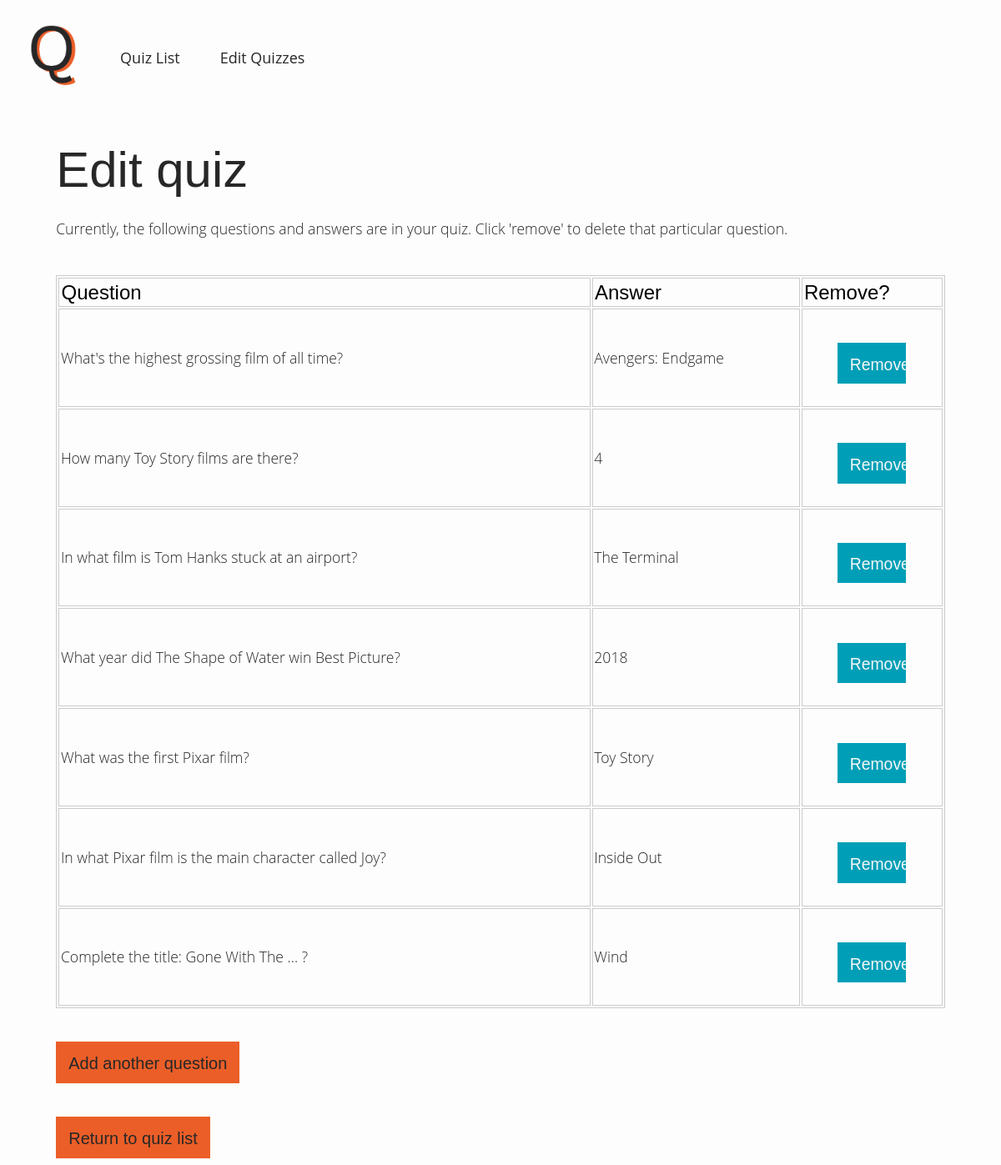
The page /edit/3 on the database its author committed.
### app/models.py (models this page shows, shortened)
class Question(db.Model):
    id = db.Column(db.Integer, primary_key=True)
    question = db.Column(db.String(120), index=True, unique=False)
    answer = db.Column(db.String(120), index=True, unique=False)
    quiz_id = db.Column(db.Integer, db.ForeignKey("quiz.id"))

### app/routes.py (the view, shortened to what this page needs)
@app.route("/edit/<quiz_id>", methods=["GET", "POST"])
def edit(quiz_id):
	questions = Question.query.filter(Question.quiz_id==quiz_id)
	return render_template("edit.html", questions=questions, quiz_id=quiz_id)

### app/templates/edit.html (shortened to what this page needs)
{% extends "base.html" %}
{% block body %}
	<div class="quiz">
		<h1>Edit quiz</h1>
		<p class="tagline">Currently, the following questions and answers are in your quiz. Click 'remove' to delete that particular question.</p>
		<table id="edit-question-table">
			<tr>
				<th>Question</th>
				<th>Answer</th>
				<th>Remove?</th>
			</tr>
			{% for question in questions %}
				<tr>
					<td>{{ question.question }}</td>
					<td>{{ question.answer }}</td>
					<td>
						<form method="POST" action="/delete">
							<div id="remove-question">
								<input type="submit" value="Remove">
							</div>
						</form>
					</td>
				</tr>
			{% endfor %}
		</table>
		<button><a href="/add/{{ quiz_id }}">Add another question</a></button><br>
		<button><a href="/show-quizzes">Return to quiz list</a></button><br>
	</div>
{% endblock %}

### app/static/css/main.css (style rules this page uses)
body { align-items: left; background-color: #FDFDFD; }
h1 { font-family: Work Sans, sans-serif; font-weight: 300; font-size: 3.75em; margin-bottom: 0.4em; color: #272727; }
p { font-family: Open Sans, sans-serif; margin-bottom: 0px; font-size: 1.1em; font-weight: 300; color: #272727; }
a { text-decoration: none; color: #272727; }
input { width: 100%; margin-bottom: 1.3em; }
input[type="submit"], textarea, button { background-color: #EB5E28; border: none; padding: 0.75em; height: 2.5em; margin-top: 2em; font-family: Work Sans, sans-serif; font-weight: 400; font-size: 1.25em; text-decoration: none; color: #272727; }
.quiz { margin-left: 5%; margin-right: 5%; }
.tagline { margin-bottom: 2.5em; }
table { width: 100%; }
th, td { padding: 0.1em; text-align: left; }
th { font-family: Work Sans, sans-serif; font-weight: 500; font-size: 1.5em; }
td { font-family: Open Sans, sans-serif; margin-bottom: 0px; font-size: 1.1em; font-weight: 300; }
#remove-question { width: 50%; margin-left: 25%; }
#remove-question input[type="submit"] { width: 100%; background-color: #009FB7; color: #f7f7f7; font-weight: 300; font-size: 1.1em; }
#edit-question-table, tr, td, th { border: 1px solid #ccc; }
#edit-question-table td { font-family: Open Sans, sans-serif; margin-bottom: 0px; font-size: 1.1em; font-weight: 300; color: #272727; }

### rows shown on the page
Question: question "What's the highest grossing film of all time?", answer "Avengers: Endgame"
Question: question "How many Toy Story films are there?", answer "4"
Question: question "In what film is Tom Hanks stuck at an airport?", answer "The Terminal"
Question: question "What year did The Shape of Water win Best Picture?", answer "2018"
Question: question "What was the first Pixar film?", answer "Toy Story"
Question: question "In what Pixar film is the main character called Joy?", answer "Inside Out"
Question: question "Complete the title: Gone With The ... ?", answer "Wind"
